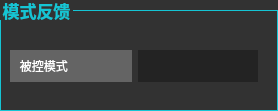
         <widget class="QGroupBox" name="groupBox_14">
          <property name="minimumSize">
           <size>
            <width>278</width>
            <height>111</height>
           </size>
          </property>
          <property name="styleSheet">
           <string notr="true">QGroupBox{background-color:rgb(50,50,50);border:1px solid rgb(21,197,212);margin-top:10px;font-family:仿宋;font:bold 13pt;}
QGroupBox::title{subcontrol-origin:margin;left:0px;margin-left:0px;padding 0 0px;color:rgb(21,197,212)}</string>
          </property>
          <property name="title">
           <string>模式反馈</string>
          </property>
          <property name="flat">
           <bool>false</bool>
          </property>
          <widget class="QWidget" name="layoutWidget_12">
           <property name="geometry">
            <rect>
             <x>10</x>
             <y>50</y>
             <width>248</width>
             <height>32</height>
            </rect>
           </property>
           <layout class="QHBoxLayout" name="horizontalLayout_15">
            <item>
             <widget class="QLabel" name="label_63">
              <property name="sizePolicy">
               <sizepolicy hsizetype="Preferred" vsizetype="Preferred">
                <horstretch>0</horstretch>
                <verstretch>0</verstretch>
               </sizepolicy>
              </property>
              <property name="minimumSize">
               <size>
                <width>100</width>
                <height>30</height>
               </size>
              </property>
              <property name="styleSheet">
               <string notr="true">QLabel{font:11pt '仿宋' bold; color:rgb(255,255,255);background-color:rgb(100,100,100);}</string>
              </property>
              <property name="text">
               <string>   被控模式</string>
              </property>
             </widget>
            </item>
            <item>
             <widget class="QLabel" name="labDrivingMode">
              <property name="sizePolicy">
               <sizepolicy hsizetype="Minimum" vsizetype="Preferred">
                <horstretch>0</horstretch>
                <verstretch>0</verstretch>
               </sizepolicy>
              </property>
              <property name="minimumSize">
               <size>
                <width>120</width>
                <height>30</height>
               </size>
              </property>
              <property name="maximumSize">
               <size>
                <width>100</width>
                <height>16777215</height>
               </size>
              </property>
              <property name="styleSheet">
               <string notr="true">QLabel{font:11pt '仿宋' bold; color:rgb(21,197,212);background-color: rgb(35, 35, 35);}</string>
              </property>
              <property name="text">
               <string/>
              </property>
              <property name="alignment">
               <set>Qt::AlignCenter</set>
              </property>
             </widget>
            </item>
           </layout>
          </widget>
         </widget>
